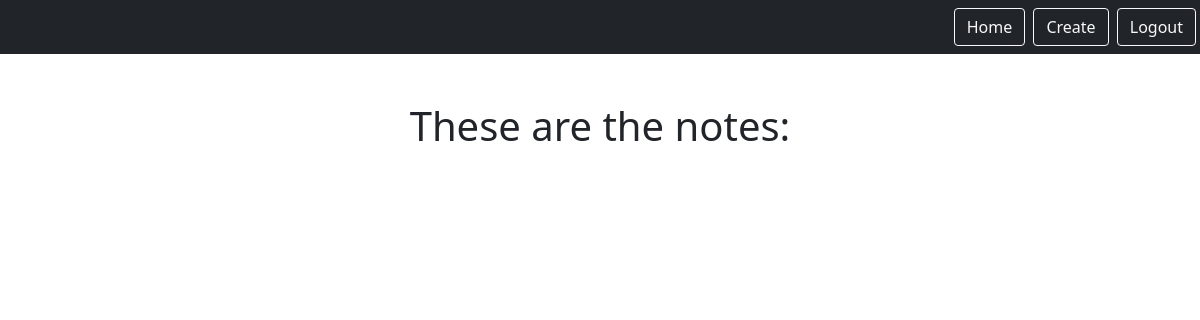
/smart/notes (signed in), run on an earlier commit of the app's database.
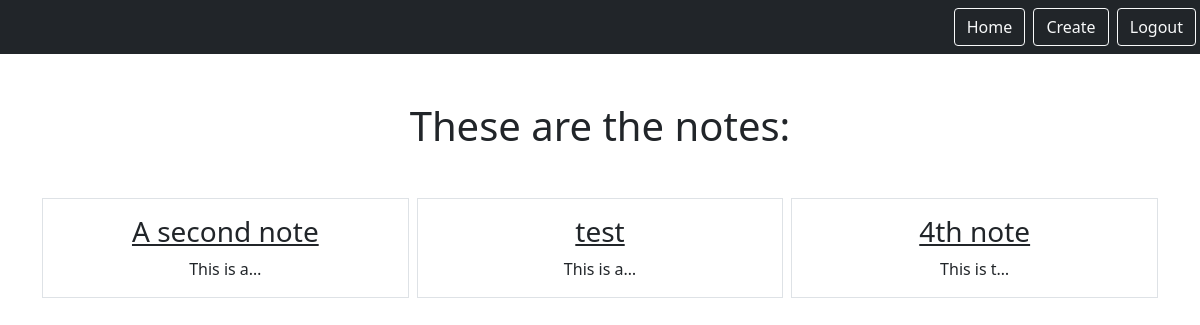
And on a later commit of the database.
### notes/models.py (models this page shows)
class Notes(models.Model):
    title = models.CharField(max_length=200)
    text = models.TextField()
    created = models.DateTimeField(auto_now_add=True)
    user = models.ForeignKey(User, on_delete=models.CASCADE, related_name="notes")

### notes/views.py (the view)
# urls.py: path('notes', views.NotesListView.as_view(), name="notes.list"),
class NotesListView(LoginRequiredMixin, ListView):
    model = Notes
    context_object_name = "notes"
    template_name = "notes/notes_list.html"
    login_url = "/admin"
    def get_queryset(self):
        return self.request.user.notes.all()

### notes/templates/notes/notes_list.html
{% extends "base.html" %}
{% block content %}
    <h1 class="my-5">These are the notes:</h1>
        <div class="row row-cols3 g-2">
            {% for note in notes %}
            <div class="col">
                <div class="p-3 border">
                    <a href="{% url 'notes.detail' pk=note.id %}" class="text-dark text-decoration-non">
                        <h3>{{note.title}}</h3>
                    </a>
                    {{note.text|truncatechars:10}}
                </div>
            </div>
            {% endfor %}
        </div>
{% endblock %}

### static/templates/base.html (shortened to what this page needs)
{% load static %}
<html>
    <head>
        <link rel="stylesheet" type="text/css" href="{% static 'css/style.css' %}"/>
        <link href="https://cdn.jsdelivr.net/npm/bootstrap@5.0.1/dist/css/bootstrap.min.css" rel="stylesheet">
    </head>
    <body>
      <nav class='navbar navbar-dark bg-dark'>
        <div class='ms-auto'>
          {% if user.is_authenticated %}
          <a href="{% url 'notes.list'%}" class="btn btn-outline-light me-1">Home</a>
          <a href="{% url 'notes.new'%}" class="btn btn-outline-light me-1">Create</a>
          <a href="{% url 'logout'%}" class="btn btn-outline-light me-1">Logout</a>
          {% else %}
          <a href="{% url 'login'%}" class="btn btn-outline-light me-1">Login</a>
          <a href="{% url 'signup'%}" class="btn btn-outline-light me-1">Signup</a>
          {% endif %}
        </div>
      </nav>
      <div class="my-5 text-center container">
        {% block content %}
        {% endblock %}
      </div>
    </body>
</html>

What changed in the data, as far as the page shows it:
added Notes: title "A second note", text "This is a…"
added Notes: title "test", text "This is a…"
added Notes: title "4th note", text "This is t…"
